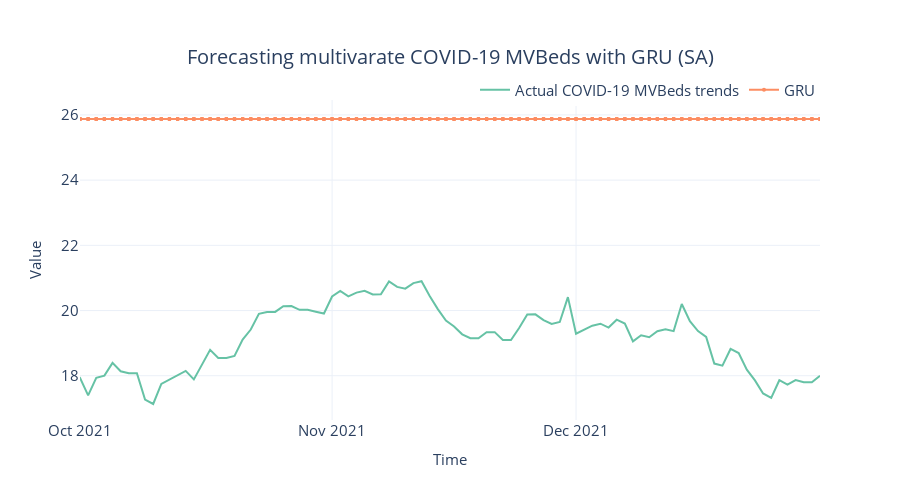

Notebook code for this chart:
### Code cell
# Plotting the forecast
fig = plot_forecast(
    pred_df,
    forecast_columns=[f"{algorithm_name} (SA)"],
    forecast_display_names=[algorithm_name],
)

title = f"Forecasting multivarate COVID-19 MVBeds with {algorithm_name} (SA)"

fig = format_plot(fig, title=title)
fig.update_xaxes(
    type="date", range=["2021-10-01", "2021-12-31"], dtick="M1", tickformat="%b %Y"
)

save_path = f"images/forecast_multivarate_{algorithm_name}_sa.png"
# pio.write_image(fig, save_path)
fig.show()

### Figure 1 — Plotly figure (JSON) as saved in the notebook; plotly's stock layout.template omitted (floating-point values rounded to 4 significant figures; data arrays with more than 128 entries replaced by an {"elided": "..."} marker saying what was removed)
{"data": [{"line": {"color": "rgb(102,194,165)", "width": 2}, "marker": {"opacity": 0.5, "size": 6}, "mode": "lines", "name": "Actual COVID-19 MVBeds trends", "type": "scatter", "x": {"elided": "584 str values"}, "y": {"elided": "584 float values"}}, {"line": {"color": "rgb(252,141,98)", "width": 2}, "marker": {"size": 4}, "mode": "lines+markers", "name": "GRU", "type": "scatter", "x": {"elided": "584 str values"}, "y": {"elided": "584 float values"}}], "layout": {"autosize": false, "height": 500, "legend": {"font": {"size": 15}, "orientation": "h", "title": {}, "x": 1, "xanchor": "right", "y": 0.98, "yanchor": "bottom"}, "title": {"font": {"size": 20}, "text": "Forecasting multivarate COVID-19 MVBeds with GRU (SA)", "x": 0.5, "xanchor": "center", "yanchor": "top"}, "width": 900, "xaxis": {"dtick": "M1", "range": ["2021-10-01", "2021-12-31"], "tickfont": {"size": 15}, "tickformat": "%b %Y", "title": {"font": {"size": 15}, "text": "Time"}, "type": "date"}, "yaxis": {"tickfont": {"size": 15}, "title": {"font": {"size": 15}, "text": "Value"}}}}
